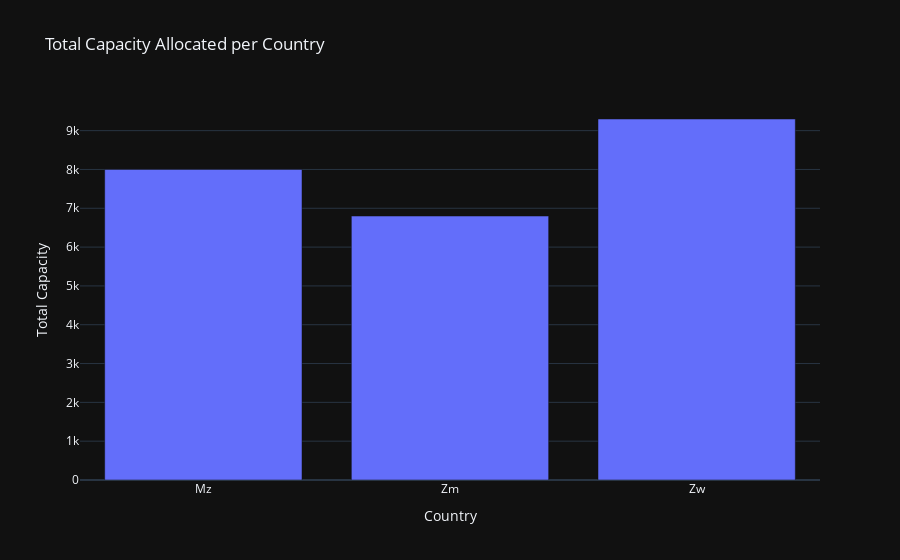

The notebook cell saved with this chart:
### Code cell
# Calculate total capacity per country
df_power_plants['AllocatedCapacity'] = df_power_plants['Capacity'] * df_power_plants['CapFactor'] / 100
total_capacity_per_country = df_power_plants.groupby('Country')['AllocatedCapacity'].sum().reset_index().rename(columns={'AllocatedCapacity': 'Capacity'})

# Plot the bar graph
fig_total_capacity = px.bar(
    total_capacity_per_country,
    x='Country',
    y='Capacity',
    title='Total Capacity Allocated per Country',
    template='plotly_dark'  # Ensures dark theme
)

fig_total_capacity.update_layout(
    xaxis_title='Country',
    yaxis_title='Total Capacity'
)

fig_total_capacity.show()

### Figure 1 — Plotly figure (JSON) as saved in the notebook; plotly's stock layout.template omitted (floating-point values rounded to 4 significant figures)
{"data": [{"hovertemplate": "Country=%{x}<br>Capacity=%{y}<extra></extra>", "legendgroup": "", "marker": {"color": "#636efa", "pattern": {"shape": ""}}, "name": "", "orientation": "v", "showlegend": false, "textposition": "auto", "type": "bar", "x": ["Mz", "Zm", "Zw"], "xaxis": "x", "y": [8000.0, 6800.0, 9300.0], "yaxis": "y"}], "layout": {"barmode": "relative", "legend": {"tracegroupgap": 0}, "title": {"text": "Total Capacity Allocated per Country"}, "xaxis": {"anchor": "y", "domain": [0, 1], "title": {"text": "Country"}}, "yaxis": {"anchor": "x", "domain": [0, 1], "title": {"text": "Total Capacity"}}}}
